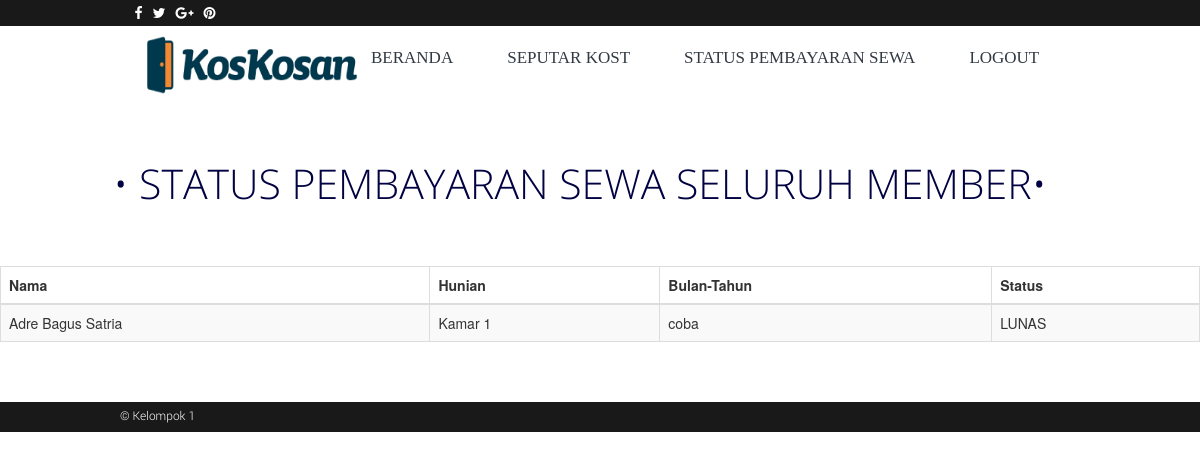
The page /index.php/welcome/status_sewa on the database its author committed.
### tables this page shows
CREATE TABLE `sewa` (
  `id_sewa` int(15) NOT NULL,
  `id_member` int(15) NOT NULL,
  `id_hunian` int(15) NOT NULL,
  `tanggal` varchar(100) NOT NULL,
  `nominal` varchar(100) NOT NULL,
  `gambar` varchar(100) NOT NULL,
  `status` varchar(100) NOT NULL,
  `bulan` varchar(100) NOT NULL
);

CREATE TABLE `member` (
  `id_member` int(15) NOT NULL,
  `nama_member` varchar(200) NOT NULL,
  `pass_member` varchar(200) NOT NULL,
  `email_member` varchar(200) NOT NULL,
  `status` varchar(200) NOT NULL,
  `nohp` varchar(200) NOT NULL,
  `alamat_member` varchar(200) NOT NULL
);

CREATE TABLE `hunian` (
  `id_hunian` int(15) NOT NULL,
  `nama_hunian` varchar(100) NOT NULL,
  `jenis_hunian` varchar(100) NOT NULL,
  `deskripsi_hunian` text NOT NULL,
  `status_hunian` varchar(100) NOT NULL,
  `harga_hunian` int(15) NOT NULL,
  `gambar` varchar(300) NOT NULL
);

### application/controllers/Welcome.php (called while the page is built, shortened)
<?php
class Welcome extends CI_Controller {
function __construct()
{
	$this->load->model('Hunian_model');
	$this->load->model('Member_model');
	$this->load->model('Sewa_model');
	$this->load->helper(array('url'));
}
		public function status_sewa()
	{
		$data['sewa']= $this->Sewa_model->ambil_data();
		$this->load->view('Member/Status_sewa',$data);
	}
}

### index.php (called while the page is built, shortened)
<?php
require_once BASEPATH.'core/CodeIgniter.php';

### application/models/Sewa_model.php (called while the page is built, shortened)
<?php
class Sewa_model extends CI_Model
{
	function ambil_data()
	{
		$this->db->select('sewa.id_sewa, member.nama_member, hunian.nama_hunian, sewa.tanggal, sewa.nominal, sewa.gambar,  sewa.bulan, sewa.status');
        $this->db->from('sewa');
        $this->db->join('member', 'sewa.id_member = member.id_member');
        $this->db->join('hunian', 'sewa.id_hunian = hunian.id_hunian');
		$query = $this->db->get();
		return $query->result();
	}
}
 ?>

### application/views/Member/Status_sewa.php (the view, shortened to what this page needs)
<div class="allcontain">
	<div class="feturedsection">
		<h1 class="text-center"><span class="bdots">&bullet; STATUS PEMBAYARAN SEWA SELURUH MEMBER&bullet; </span></h1>
	</div>
</div>
		<div class="row">
		<table id="example" class="table table-striped table-bordered">
			<thead>
				<tr>
					<th>Nama</th>
					<th>Hunian </th>
					<th>Bulan-Tahun</th>
					<th>Status</th>
				</tr>
			</thead>
			<tbody>
				<?php foreach ($sewa as $key => $value) { ?>
				<tr>
					<td><?php echo $value->nama_member ?></td>
					<td><?php echo $value->nama_hunian; ?></td>
					<td><?php echo $value->bulan; ?></td>
					<td><?php echo $value->status; ?></td>
				</tr>
				<?php } ?>
			</tbody>
		</table>
	</div>
	<BR>
	<br>

### assets/style/mystyle.css (style rules this page uses)
.allcontain { max-width: 1366px; margin-left: auto; margin-right: auto; }
.feturedsection>h1 { font-family: "OpenSans-Light"; font-size: 41px; padding-top: 46px; padding-bottom: 50px; color: #020243; }
.bdots { padding-right: 40px; }
.row { padding: 0px; margin: 0px; }

### rows shown on the page
sewa: id_member.nama_member "Adre Bagus Satria", id_hunian.nama_hunian "Kamar 1", bulan "coba", status "LUNAS"
